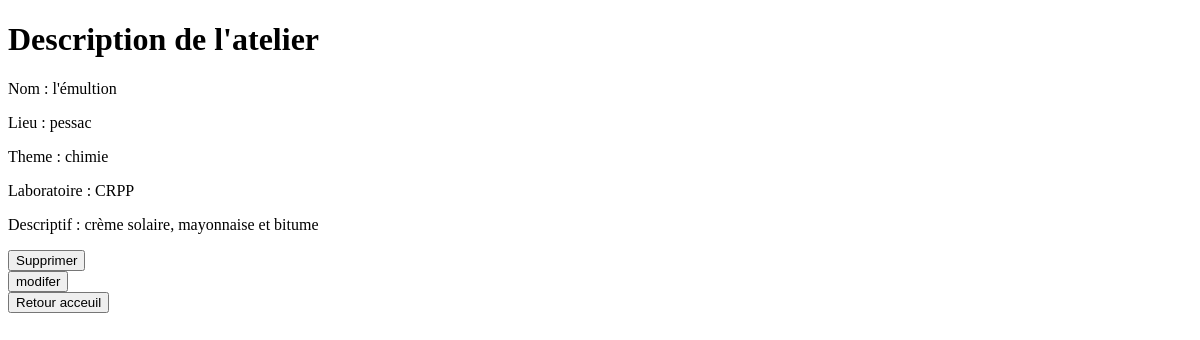
/atelier.php?idA=4, run on an earlier commit of the app's database.
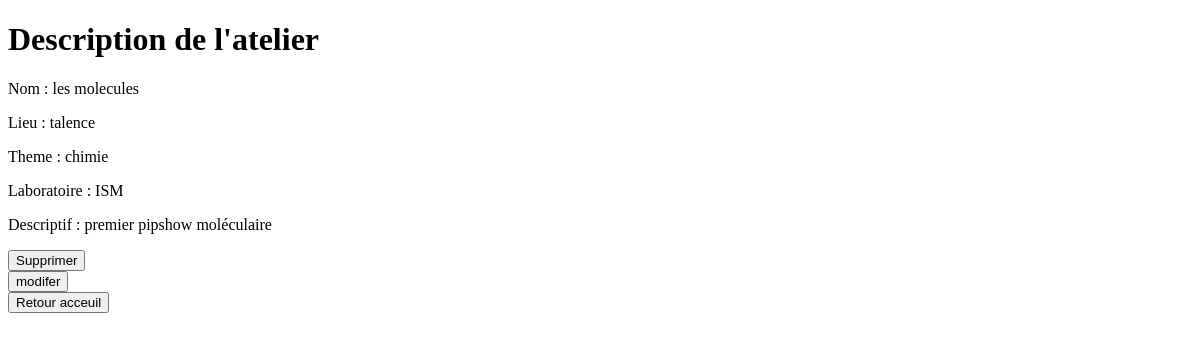
And on a later commit of the database.
### tables this page shows
CREATE TABLE IF NOT EXISTS `atelier` (
  `idA` int(11) NOT NULL AUTO_INCREMENT,
  `nom` varchar(50) NOT NULL,
  `descriptif` varchar(500) DEFAULT NULL,
  `theme` varchar(30) NOT NULL,
  `lieu` varchar(30) NOT NULL,
  `labo` varchar(30) NOT NULL,
  PRIMARY KEY (`idA`),
  UNIQUE KEY `nom` (`nom`)
);

### src/atelier.php (the view, shortened to what this page needs)
<!DOCTYPE html>
<html>
	<head>
	</head>
	<body>
<?php
$bdd=new PDO('mysql:host=localhost;dbname=cnrs', 'root', 'group6');
if(isset($_GET['idA'])){
	$idA = $_GET['idA'];
	$req = $bdd->prepare('SELECT * FROM atelier WHERE idA = :idA');
	$req->execute(array('idA' => $idA));
}
$result = $req->fetch();
?>
<h1>Description de l'atelier</h1>
<p>Nom : <?php echo $result['nom']; ?> </p>
<p>Lieu : <?php echo $result['lieu']; ?> </p>
<p>Theme : <?php echo $result['theme']; ?> </p>
<p>Laboratoire : <?php echo $result['labo']; ?></p>
<p>Descriptif : <?php echo $result['descriptif']; ?></p>
<form method="post" action= "<?php echo "index.php?delete=" . $idA ?>">
	<input type="submit" value="Supprimer" />
</form>
<form method="post" action= "<?php echo "modifier-atelier.php?idA=" . $idA ?>">
	<input type="submit" value="modifer" />
</form>
<form method="post" action="index.php">
  <input type="submit" value="Retour acceuil">
</form>
	</body>
</html>

What changed in the data, as far as the page shows it:
changed atelier "chimie": nom "l'émultion" → "les molecules"; lieu "pessac" → "talence"; labo "CRPP" → "ISM"; descriptif "crème solaire, mayonnaise et bitume" → "premier pipshow moléculaire"
